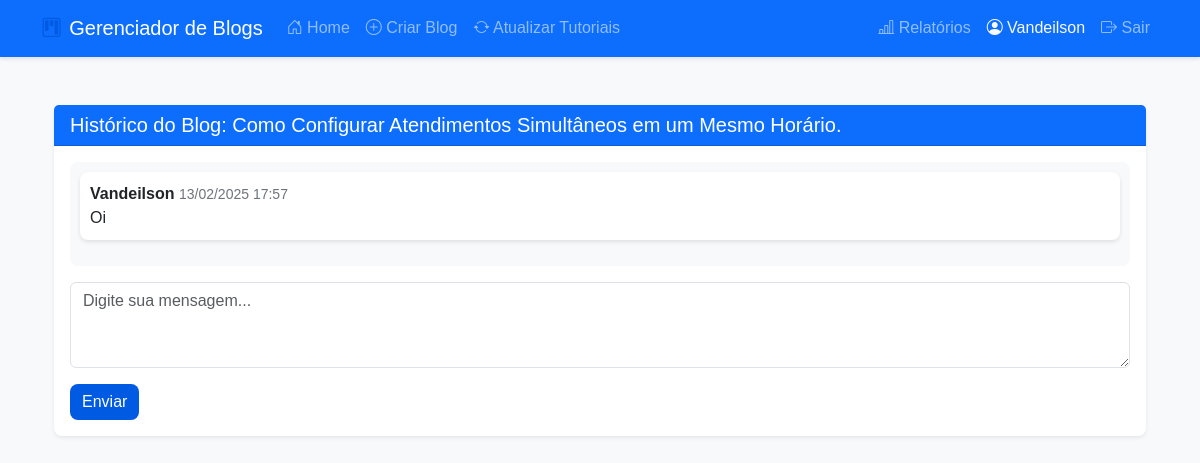
The app's page /task/23/chat (signed in) with its own data.
### app.py (models this page shows)
class User(db.Model):
    id = db.Column(db.Integer, primary_key=True)
    username = db.Column(db.String(80), unique=True, nullable=False)
    password = db.Column(db.String(120), nullable=False)
    role = db.Column(db.String(20), nullable=False, default='reviewer')
    tasks = db.relationship('Task', backref='assignee', lazy=True)
    comments = db.relationship('TaskComment', backref='user', lazy=True)

class Task(db.Model):
    id = db.Column(db.Integer, primary_key=True)
    title = db.Column(db.String(200), nullable=False)
    status = db.Column(db.String(20), default='pending')
    priority = db.Column(db.Integer, default=3)
    deadline = db.Column(db.DateTime)
    created_at = db.Column(db.DateTime, default=datetime.utcnow)
    updated_at = db.Column(db.DateTime, default=datetime.utcnow, onupdate=datetime.utcnow)
    assigned_to = db.Column(db.Integer, db.ForeignKey('user.id'))
    url = db.Column(db.String(500))
    is_active = db.Column(db.Boolean, default=True)
    comments = db.relationship('TaskComment', backref='task', lazy=True, order_by='TaskComment.created_at')

class TaskComment(db.Model):
    id = db.Column(db.Integer, primary_key=True)
    task_id = db.Column(db.Integer, db.ForeignKey('task.id'), nullable=False)
    user_id = db.Column(db.Integer, db.ForeignKey('user.id'), nullable=False)
    message = db.Column(db.Text, nullable=False)
    created_at = db.Column(db.DateTime, default=lambda: datetime.now(brasilia_tz))

### app.py (the view)
@app.route('/task/<int:task_id>/chat')
@login_required
def task_chat(task_id):
    task = Task.query.get_or_404(task_id)
    comments = TaskComment.query.filter_by(task_id=task.id).order_by(TaskComment.created_at.asc()).all()
    return render_template('chat.html', task=task, comments=comments)

### app.py (called while the page is built)
def login_required(f):
    @wraps(f)
    def decorated_function(*args, **kwargs):
        if 'user_id' not in session:
            return redirect(url_for('login'))
        return f(*args, **kwargs)
    return decorated_function

### templates/chat.html (shortened to what this page needs)
{% extends "base.html" %}
{% block content %}
<div class="container mt-4">
    <div class="card">
        <div class="card-header bg-primary text-white">
            <h5 class="mb-0">Histórico do Blog: {{ task.title }}</h5>
        </div>
        <div class="card-body">
            <div id="chatHistory" class="mb-3" style="max-height: 400px; overflow-y: auto;">
                {% for comment in comments %}
                <div class="mb-3">
                    <strong>{{ comment.user.username }}</strong>
                    <small class="text-muted">{{ comment.created_at.strftime('%d/%m/%Y %H:%M') }}</small>
                    <p class="mb-0">{{ comment.message }}</p>
                </div>
                {% endfor %}
            </div>
            <form id="chatForm">
                <div class="mb-3">
                    <textarea class="form-control" id="messageInput" rows="3" placeholder="Digite sua mensagem..."></textarea>
                </div>
                <button type="submit" class="btn btn-primary">Enviar</button>
            </form>
        </div>
    </div>
</div>
{% endblock %}

### templates/base.html (shortened to what this page needs)
<!DOCTYPE html>
<html lang="pt-BR">
<head>
    <link href="https://cdn.jsdelivr.net/npm/bootstrap@5.3.0/dist/css/bootstrap.min.css" rel="stylesheet">
    <link href="https://cdn.jsdelivr.net/npm/bootstrap-icons@1.10.0/font/bootstrap-icons.css" rel="stylesheet">
    <link href="{{ url_for('static', filename='css/style.css') }}" rel="stylesheet">
</head>
<body>
    <nav class="navbar navbar-expand-lg navbar-dark bg-primary">
        <div class="container">
            <a class="navbar-brand" href="{{ url_for('index') }}">
                <i class="bi bi-kanban me-2"></i>Gerenciador de Blogs
            </a>
            {% if session.get('user_id') %}
            <div class="collapse navbar-collapse" id="navbarNav">
                <ul class="navbar-nav me-auto">
                    <li class="nav-item">
                        <a class="nav-link" href="{{ url_for('index') }}">
                            <i class="bi bi-house-door"></i> Home
                        </a>
                    </li>
                    {% if session.get('role') == 'admin' %}
                    <li class="nav-item">
                        <a class="nav-link" href="{{ url_for('create_task') }}">
                            <i class="bi bi-plus-circle"></i> Criar Blog
                        </a>
                    </li>
                    {% endif %}
                    {% if session.get('role') == 'admin' %}
                    <li class="nav-item">
                        <a class="nav-link sync-tasks" href="#" data-bs-toggle="modal" data-bs-target="#syncModal">
                            <i class="bi bi-arrow-repeat"></i> Atualizar Tutoriais
                        </a>
                    </li>
                    {% endif %}
                </ul>
                <ul class="navbar-nav">
                    {% if session.role == 'admin' %}
                    <li class="nav-item">
                        <a class="nav-link" href="{{ url_for('reports') }}">
                            <i class="bi bi-bar-chart-line"></i> Relatórios
                        </a>
                    </li>
                    {% endif %}
                    <li class="nav-item">
                        <span class="nav-link text-light">
                            <i class="bi bi-person-circle"></i> {{ session.get('username') }}
                        </span>
                    </li>
                    <li class="nav-item">
                        <a class="nav-link" href="{{ url_for('logout') }}">
                            <i class="bi bi-box-arrow-right"></i> Sair
                        </a>
                    </li>
                </ul>
            </div>
            {% endif %}
        </div>
    </nav>
    <main class="container my-4">
        {% block content %}{% endblock %}
    </main>
</body>
</html>

### static/css/style.css (style rules this page uses)
:root { --primary-color: #005ae2; --secondary-color: #6c757d; --success-color: #198754; --danger-color: #dc3545; --warning-color: #ffc107; --info-color: #0dcaf0; --light-color: #f8f9fa; --dark-color: #343a40; --border-radius: 8px; --transition-speed: 0.3s; }
body { min-height: 100vh; display: flex; flex-direction: column; background-color: var(--light-color); color: var(--dark-color); font-family: 'Arial', sans-serif; }
main { flex: 1; }
.navbar { box-shadow: 0 2px 4px rgba(0, 0, 0, 0.1); background-color: white; }
.navbar-brand i { font-size: 1.2rem; color: var(--primary-color); }
.card { border: none; box-shadow: 0 0.125rem 0.25rem rgba(0, 0, 0, 0.075); transition: transform var(--transition-speed) ease-in-out, box-shadow var(--transition-speed) ease-in-out; border-radius: var(--border-radius); }
.card-header { background-color: var(--primary-color); color: white; border-radius: var(--border-radius) var(--border-radius) 0 0; }
.btn { border-radius: var(--border-radius); transition: all var(--transition-speed) ease-in-out; }
.btn-primary { background-color: var(--primary-color); border: none; }
#chatHistory { background-color: var(--light-color); border-radius: var(--border-radius); padding: 10px; max-height: 200px; overflow-y: auto; }
#chatHistory div { background-color: white; padding: 10px; border-radius: var(--border-radius); margin-bottom: 10px; box-shadow: 0 2px 4px rgba(0, 0, 0, 0.1); }
#chatHistory { background-color: var(--light-color); border-radius: var(--border-radius); padding: 10px; max-height: 400px; overflow-y: auto; }
#chatHistory .text-muted { color: var(--secondary-color) !important; }

### records on screen
User: get "Vandeilson"
Task: title "Como Configurar Atendimentos Simultâneos em um Mesmo Horário."
TaskComment: user.username "Vandeilson", created_at "13/02/2025 17:57", message "Oi"
